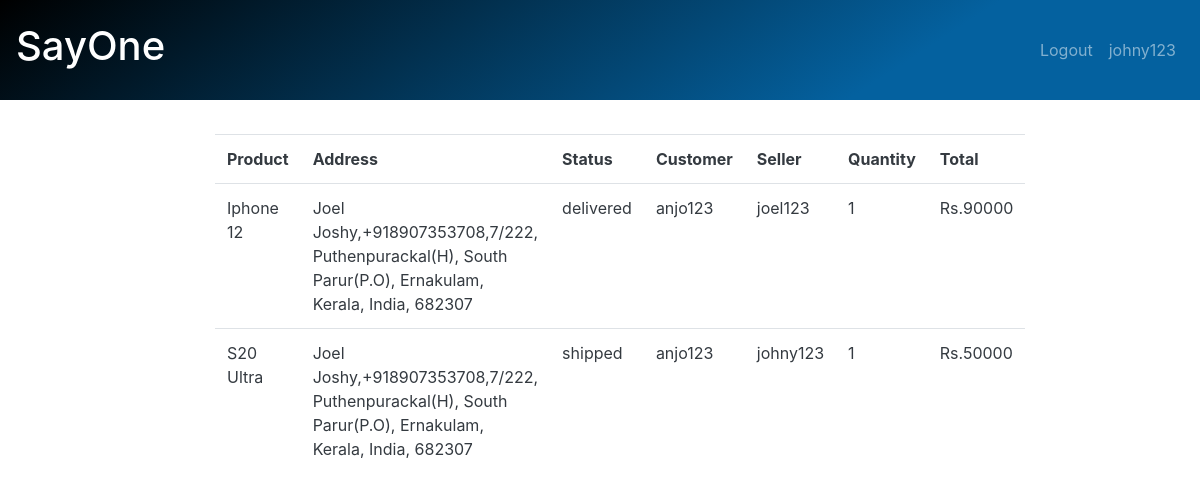
Page /administrator/allorders (signed in) on the earlier database version.
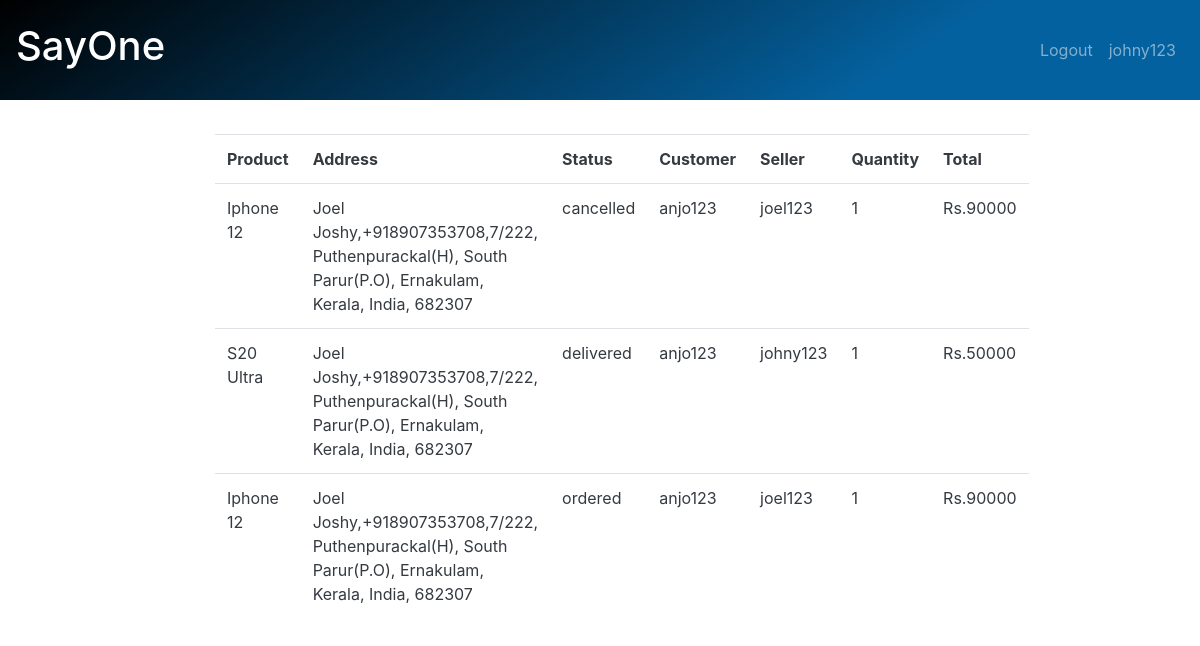
Same page on the later database version.
### customer/models.py (models this page shows)
class Orders(models.Model):
    product = models.ForeignKey(Products, on_delete=models.CASCADE)
    user = models.CharField(max_length=100)
    address = models.TextField()
    seller = models.CharField(max_length=250, default=None)
    quantity = models.IntegerField(default=1)
    price = models.FloatField(default=10000)
    options = (
        ("pending","pending"),
        ("ordered", "ordered"),
        ("packed", "packed"),
        ("shipped", "shipped"),
        ("delivered", "delivered"),
        ("cancelled", "cancelled")
    )
    status = models.CharField(max_length=120, choices=options, default="pending")
    date = models.DateField(auto_now=True)

### seller/models.py (models this page shows, shortened)
class Products(models.Model):
    user = models.ForeignKey(User, on_delete=models.CASCADE)
    product_name = models.CharField(max_length=250)
    image = models.ImageField(upload_to='images')
    description = models.TextField()
    price = models.FloatField()
    stock = models.IntegerField()
    category = models.CharField(max_length=50)
    brand = models.ForeignKey(Brand,on_delete=models.CASCADE,null=True)
    ram = models.CharField(max_length=50)
    storage = models.CharField(max_length=50)
    color = models.CharField(max_length=50)
    offer = models.FloatField()

### Admin/views.py (the view)
# urls.py: path('allorders',login_required(OrderList,login_url='adminlogin'),name='all_order_list'),
def OrderList(request):
    all_orders = Orders.objects.all()
    return render(request, 'all_orders.html', {'all_orders': all_orders})

### Admin/templates/all_orders.html (shortened to what this page needs)
<!DOCTYPE html>
{% extends 'base.html' %}
    {% block content %}
<div class="container-fluid text-white">
        <div class="row">
            <div class="col-2"></div>
            <div class="col-8">
                <h2 class="text-center mt-5">Available Brands</h2>
                <table class="table text-dark mt-5">
                    <tr>
                        <th>Product</th>
                        <th>Address</th>
                        <th>Status</th>
                        <th>Customer</th>
                        <th>Seller</th>
                        <th>Quantity</th>
                        <th>Total</th>
                    </tr>
                    {%if all_orders%}
                    {%for order in all_orders%}
                    <tr>
                        <td>{{order.product.product_name}}</td>
                        <td>{{order.address}}</td>
                         <td>{{order.status}}</td>
                        <td>{{order.user}}</td>
                        <td>{{order.seller}}</td>
                        <td>{{order.quantity}}</td>
                        <td>Rs.{% widthratio order.quantity 1 order.product.price%}</td>
                    </tr>
                    {%endfor%}
                    {%endif%}
                </table>
            </div>
            <div class="col-2"></div>
        </div>
    </div>
{%endblock%}

Differences in the rows shown:
changed Orders: status "delivered" → "cancelled"
changed Orders "johny123": status "shipped" → "delivered"
added Orders: product.product_name "Iphone 12", address "Joel Joshy,+918907353708,7/222, Puthenpurackal(H), South Parur(P.O), Ernakulam, Kerala, India, 682307", status "ordered", user "anjo123", seller "joel123", quantity "1", quantity+product "90000"
